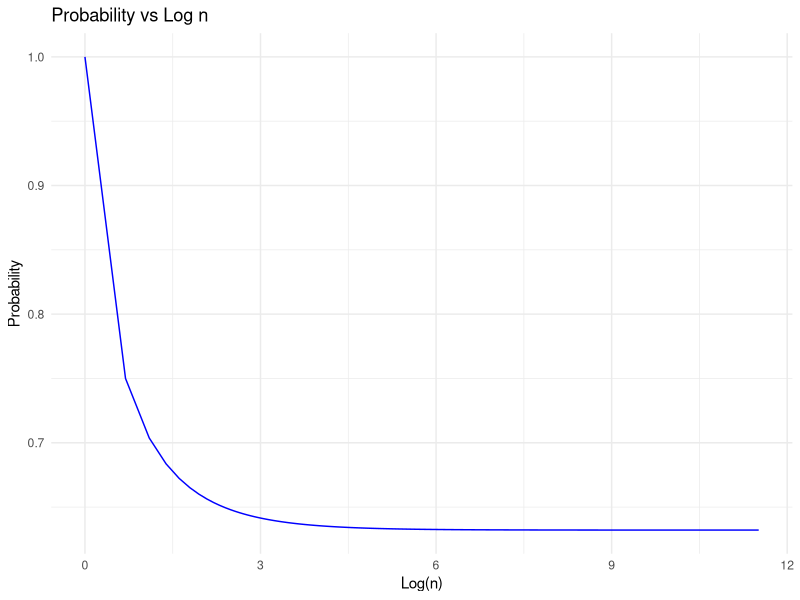
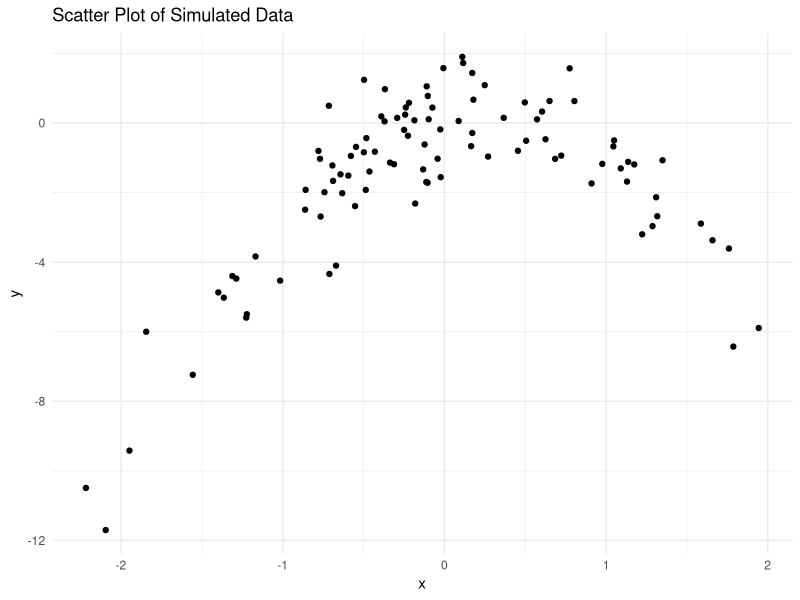

R code for these plots, in order:
## ---- chunk 1
library(knitr)
#install the tidyverse library (do this once)
#install.packages("tidyverse")
library(tidyverse)
#set chunk and figure default options
knitr::opts_chunk$set(echo = FALSE, message = FALSE, warning = FALSE, fig.width = 4, fig.height = 4, tidy = TRUE)
## ---- chunk 2
library(ggplot2)

n_vals <- 1:100000
prob_in_bootstrap <- 1 - (1 - 1/n_vals)^n_vals

plot_data <- data.frame(n = n_vals, prob = prob_in_bootstrap)

ggplot(plot_data, aes(x = log(n), y = prob)) +
  geom_line(color = "blue") +
  labs(title = "Probability vs Log n",
       x = "Log(n)",
       y = "Probability") +
  theme_minimal()

## ---- chunk 3
#Problem 4a

train <- read.csv("heart_training.csv")
test  <- read.csv("heart_test.csv")

heart <- rbind(train, test)

heart$sex <- factor(heart$sex)
heart$cp <- factor(heart$cp)
heart$exang <- factor(heart$exang)
heart$restecg <- factor(heart$restecg)

n <- nrow(heart)
correct <- rep(NA, n) 

for (i in 1:n) {
  trainData <- heart[-i, ]
  testData  <- heart[i, , drop = FALSE]
  
  model <- glm(target ~ age + sex + cp + trestbps + thalach +
               exang + oldpeak + ca + thal, 
               data = trainData, family = binomial)
  
    prob <- predict(model, newdata = testData, type = "response")
  pred <- ifelse(prob > 0.5, 1, 0)
  
  correct[i] <- as.numeric(pred == testData$target)
}

loocv_accuracy <- mean(correct)


## ---- chunk 4
# Problem 4b
loocv_accuracy

## ---- chunk 5
# Problem 4d
library(boot)

errorfun <- function(obs, phat = 0){ 
  mean(round(phat) != obs) 
}

glmOut <- glm(target ~ age + sex + cp + trestbps + thalach + 
              exang + oldpeak + ca + thal, data = heart, family = binomial)

cvOut <- cv.glm(data = heart, glmOut, cost = errorfun, K = n)

accur = 1 - cvOut$delta[1]
accur
## ---- chunk 6
# Problem 5a
set.seed(577)
x <- rnorm(100)
y <- x - 2*x^2 + rnorm(100)
simdata <- data.frame(x = x, y = y)
## ---- chunk 7
#Problem 5b

ggplot(simdata, aes(x = x, y = y)) +
  geom_point() +
  theme_minimal() +
  labs(title = "Scatter Plot of Simulated Data", x = "x", y = "y")

## ---- chunk 8
# Problem 5c
library(caret)
trainCtrlOpts <- trainControl(method = "cv", number = 10)

model1 <- train(y ~ x, data = simdata, method = "lm", trControl = trainCtrlOpts)
rmse1 <- model1$results$RMSE

model2 <- train(y ~ x + I(x^2), data = simdata, method = "lm", trControl = trainCtrlOpts)
rmse2 <- model2$results$RMSE

model3 <- train(y ~ x + I(x^2) + I(x^3), data = simdata, method = "lm", trControl = trainCtrlOpts)
rmse3 <- model3$results$RMSE

model4 <- train(y ~ x + I(x^2) + I(x^3) + I(x^4), data = simdata, method = "lm", trControl = trainCtrlOpts)
rmse4 <- model4$results$RMSE

rmse_values <- data.frame(
  Model = c("Linear", "Quadratic", "Cubic", "Quartic"),
  RMSE = c(rmse1, rmse2, rmse3, rmse4)
)
rmse_values

## ---- chunk 9
# Problem 5e
lm1 <- lm(y ~ x, data = simdata)
summary(lm1)

lm2 <- lm(y ~ x + I(x^2), data = simdata)
summary(lm2)

lm3 <- lm(y ~ x + I(x^2) + I(x^3), data = simdata)
summary(lm3)

lm4 <- lm(y ~ x + I(x^2) + I(x^3) + I(x^4), data = simdata)
summary(lm4)

## ---- chunk 10
# Problem 5f
set.seed(1500)
x_new <- rnorm(100)
y_new <- x_new - 2*x_new^2 + rnorm(100)
simdata_new <- data.frame(x = x_new, y = y_new)

model2_new <- train(y ~ x + I(x^2), data = simdata_new, method = "lm", trControl = trainCtrlOpts)
rmse2_new <- model2_new$results$RMSE
rmse2_new

## ---- chunk 11

